Frame 1 (no input): blank canvas, image omitted
Frame 60 (no input): blank canvas, image omitted
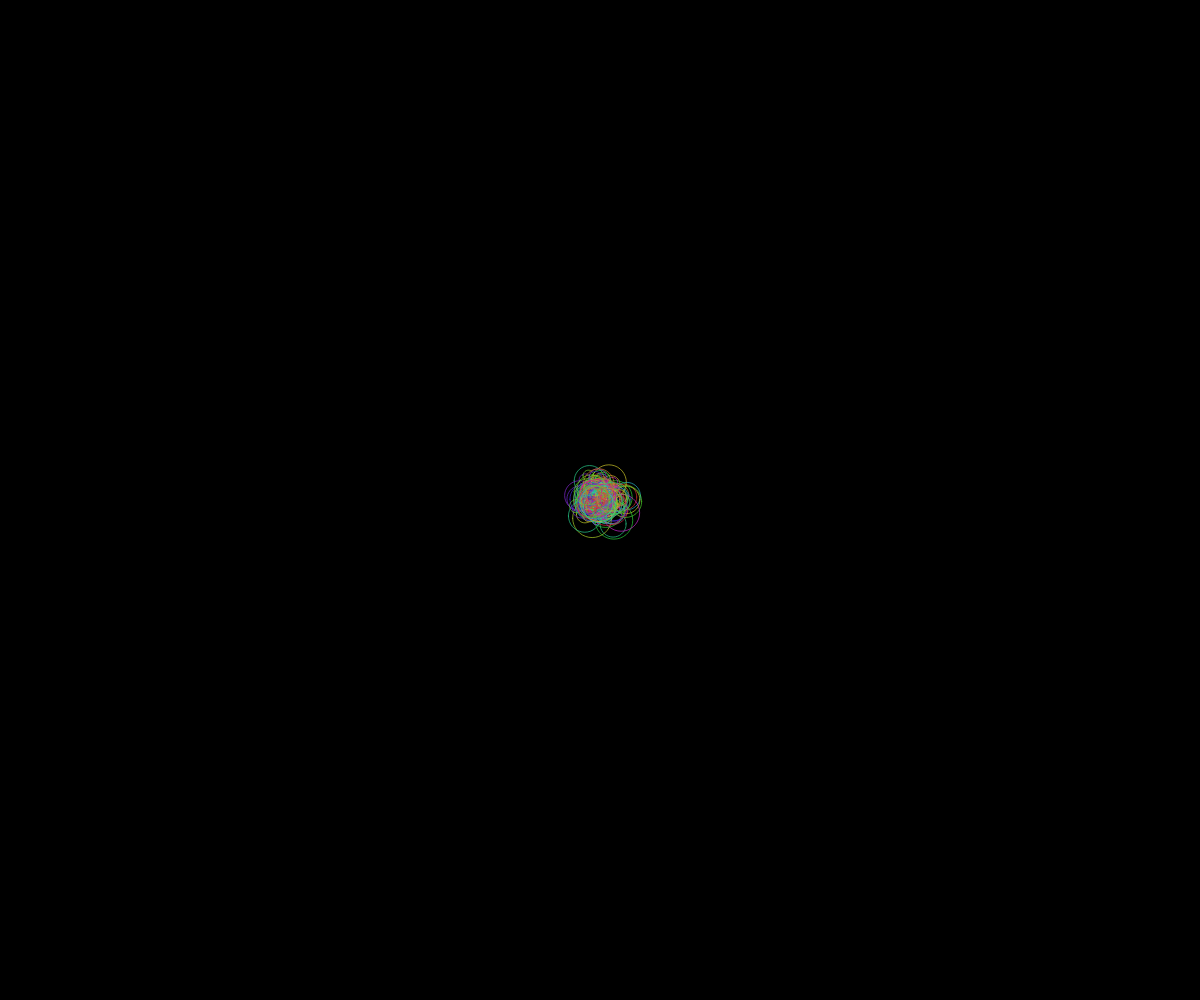
Frame 120 (the mouse pressed at the canvas centre since frame 60)

The p5.js sketch whose frames 1 and 60 were blank and that drew this single picture after the mouse press (run headless with seeded random() and noise() and a simulated clock; from frame 60 on, the mouse is pressed at the canvas centre):

// p5.js sketch
// ── sketch.js
let particles = [];

function setup() {
  createCanvas(windowWidth, windowHeight);
  colorMode(HSB, 360, 100, 100, 1);
}

function draw() {
  background(0, 20);

  if (mouseIsPressed) {
    for (let i = 0; i < 5; i++) {
      let p = new Particle();
      particles.push(p);
    }
  }

  for (let i = particles.length - 1; i >= 0; i--) {
    particles[i].update();
    particles[i].display();
    if (particles[i].isFinished()) {
      particles.splice(i, 1);
    }
  }
}

class Particle {
  constructor() {
    this.x = mouseX;
    this.y = mouseY;
    this.size = random(5, 20);
    this.color = color(random(360), 80, 80, 0.7);
    this.velocity = p5.Vector.random2D().mult(random(2, 5));
    this.life = 255;
    this.waveFrequency = random(0.01, 0.1);
  }

  update() {
    let target = createVector(mouseX, mouseY);
    let dir = p5.Vector.sub(target, createVector(this.x, this.y));
    dir.normalize();
    dir.mult(0.5);
    this.velocity.add(dir);

    this.x += this.velocity.x;
    this.y += this.velocity.y;
    this.life -= 1;
  }

  display() {
    noFill();
    stroke(this.color);
    beginShape();
    for (let i = 0; i < 360; i += 10) {
      let radius =
        this.size * sin((frameCount - this.life) * this.waveFrequency);
      let angle = radians(i);
      let xPos = this.x + radius * cos(angle);
      let yPos = this.y + radius * sin(angle);
      vertex(xPos, yPos);
    }
    endShape(CLOSE);
  }

  isFinished() {
    return this.life <= 0;
  }
}

function windowResized() {
  resizeCanvas(windowWidth, windowHeight);
}
